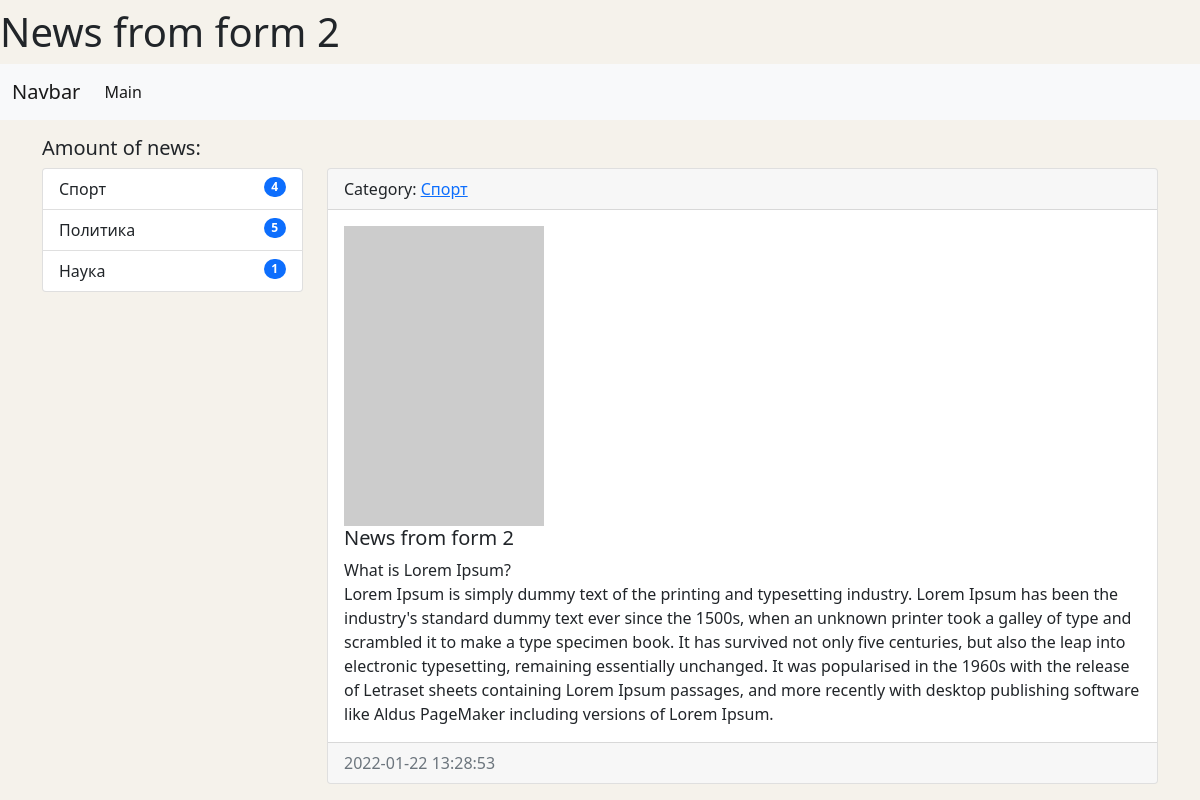
The app's page /news/11/ with its own data.
### news/models.py (models this page shows, shortened)
class News(models.Model):
    title = models.CharField(max_length=150, verbose_name='Наименование')
    content = models.TextField(blank=True, verbose_name='Контент')
    created_at = models.DateTimeField(auto_now_add=True, verbose_name='Дата публикации')
    updated_at = models.DateTimeField(auto_now=True, verbose_name='Обновлено')
    photo = models.ImageField(upload_to='photos/%Y/%m/%d/', verbose_name='Фото', blank=True)
    is_published = models.BooleanField(default=True, verbose_name='Опубликовано')
    category = models.ForeignKey('Category', on_delete=models.PROTECT, verbose_name='Категория')
    numbers_of_views = models.IntegerField(default=0)
    class Meta:
        verbose_name = 'Новость'
        verbose_name_plural = 'Новости'
        ordering = ['-created_at']

class Category(models.Model):
    title = models.CharField(max_length=150, db_index=True, verbose_name='Наименование категории')
    def get_absolute_url(self):
        return reverse('category', kwargs={'category_id': self.pk})
    def __str__(self):
        return self.title
    class Meta:
        verbose_name = 'Категория'
        verbose_name_plural = 'Категории'
        ordering = ['-title']

### news/views.py (the view)
# urls.py: path('news/<int:pk>/', ViewNews.as_view(), name='view_news'),
class ViewNews(DetailView):
    model = News
    context_object_name = 'news_item'

### news/templatetags/news_tags.py (called while the page is built)
@register.inclusion_tag('news/list_categories.html')
def show_categories():
    categories = Category.objects.annotate(cnt=Count('news')).filter(cnt__gt=0)     # don't show the empty categories
    return {'categories': categories}

### news/templates/news/news_detail.html (shortened to what this page needs)
{% extends 'base.html' %}
{% block news_item_title %}
    {{ news_item.title }}
{% endblock %}
{% block sidebar %}
{% include 'inc/_sidebar.html' %}
{% endblock %}
{% block content %}
<div class="card mb-3">
    <div class="card-header">
        Category: <a href="{{ news_item.category.get_absolute_url }}">{{ news_item.category }}</a>
    </div>
    <div class="card-body">
        {% if news_item.photo %}
            <img src="{{ news_item.photo.url }}" alt="Photo" width="200" class="float-left mr-3">
        {% else %}
            <img src="https://picsum.photos/200/300/?blur=2" alt="Photo" class="float-left mr-3">
        {% endif %}
        <h5 class="card-title">{{ news_item.title }}</h5>
        <p class="card-text">{{ news_item.content|linebreaksbr }}</p>
    </div>
    <div class="card-footer text-muted">
        {{ news_item.created_at|date:'Y-m-d H:i:s' }}
    </div>
</div>
{% endblock %}

### news/templates/news/list_categories.html
<div class="list-group">
    {% for item_categories in categories %}
    <a href="{{ item_categories.get_absolute_url }}" class="list-group-item list-group-item-action">
        {{ item_categories.title }}
        <span class="badge bg-primary rounded-pill category_badge">{{ item_categories.cnt }}</span>
    </a>
    {% endfor %}
</div>

### mySite/static/css/main.css (style rules this page uses)
body { background-color: #f5f2eb; }
.category_badge { float: right; }

### records on screen
News: title "News from form 2", category "Спорт", content "What is Lorem Ipsum? Lorem Ipsum is simply dummy text of the printing and typesetting industry. Lorem Ipsum has been the industry's standard dummy text ever since the 1500s, when an unknown printer took a galley of type and scrambled it to make a type specimen book. It has survived not only five centuries, but also the leap into electronic typesetting, remaining essentially unchanged. It was popularised in the 1960s with the release of Letraset sheets containing Lorem Ipsum passages, and more recently with desktop publishing software like Aldus PageMaker including versions of Lorem Ipsum.", created_at "2022-01-22 13:28:53"
Category: title "Спорт", cnt "4"
Category: title "Политика", cnt "5"
Category: title "Наука", cnt "1"
